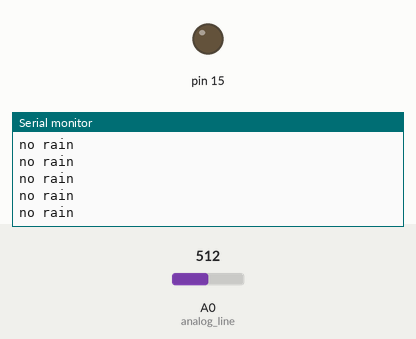
Bench run of a sketch on a simulated Arduino Uno, built with avr-gcc and run on an emulated ATmega328P. Parts: output pins drawn as LEDs (lit = HIGH), the last lines printed to the serial monitor. The test bench sets the inputs (shaded band); at power-on: A0 (analog_line) = 512.

Above: at 1.2 s.
1.3 s: A0 (analog_line) set to 492
At 1.68 s:
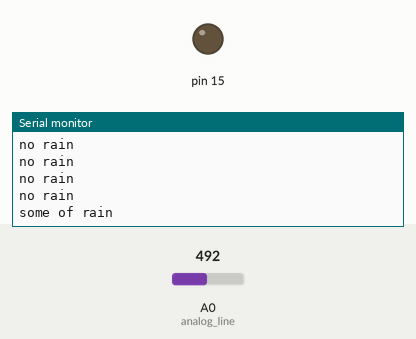
3.5 s: A0 (analog_line) set to 310
At 3.69 s:
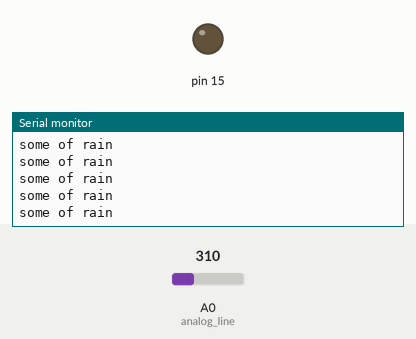
5.0 s: A0 (analog_line) set to 292
At 5.19 s:
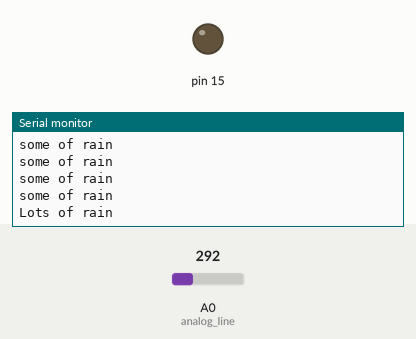

The sketch:

Rain_Sensor_Module.ino
```cpp
int digital_line = 15;
int analog_line = 14;
int condition = 0;
void setup() {
  // put your setup code here, to run once:
pinMode(15,OUTPUT);
Serial.begin(9600);

}

void loop() {
  // put your main code here, to run repeatedly:
if (analogRead(analog_line) <300){
condition = 3; // lots
Serial.println("Lots of rain");
}
else if (analogRead(analog_line) <500){
condition = 2;  // some
Serial.println("some of rain");

}
else{
condition = 1; //not much
Serial.println("no rain");

}
delay(250); // remove this if the loop becomes a function in a separate program
}
```

Measured:
- the behaviour switches between 500 and 499 on A0 (analog_line) (found by bisection; images 0 and 1)
- the behaviour switches between 300 and 299 on A0 (analog_line) (found by bisection; images 2 and 3)
- after the input at 1.3 s, the serial monitor: prints a new line after 0.20 s (image 1)
- after the input at 5.0 s, the serial monitor: prints a new line at once (image 3)
